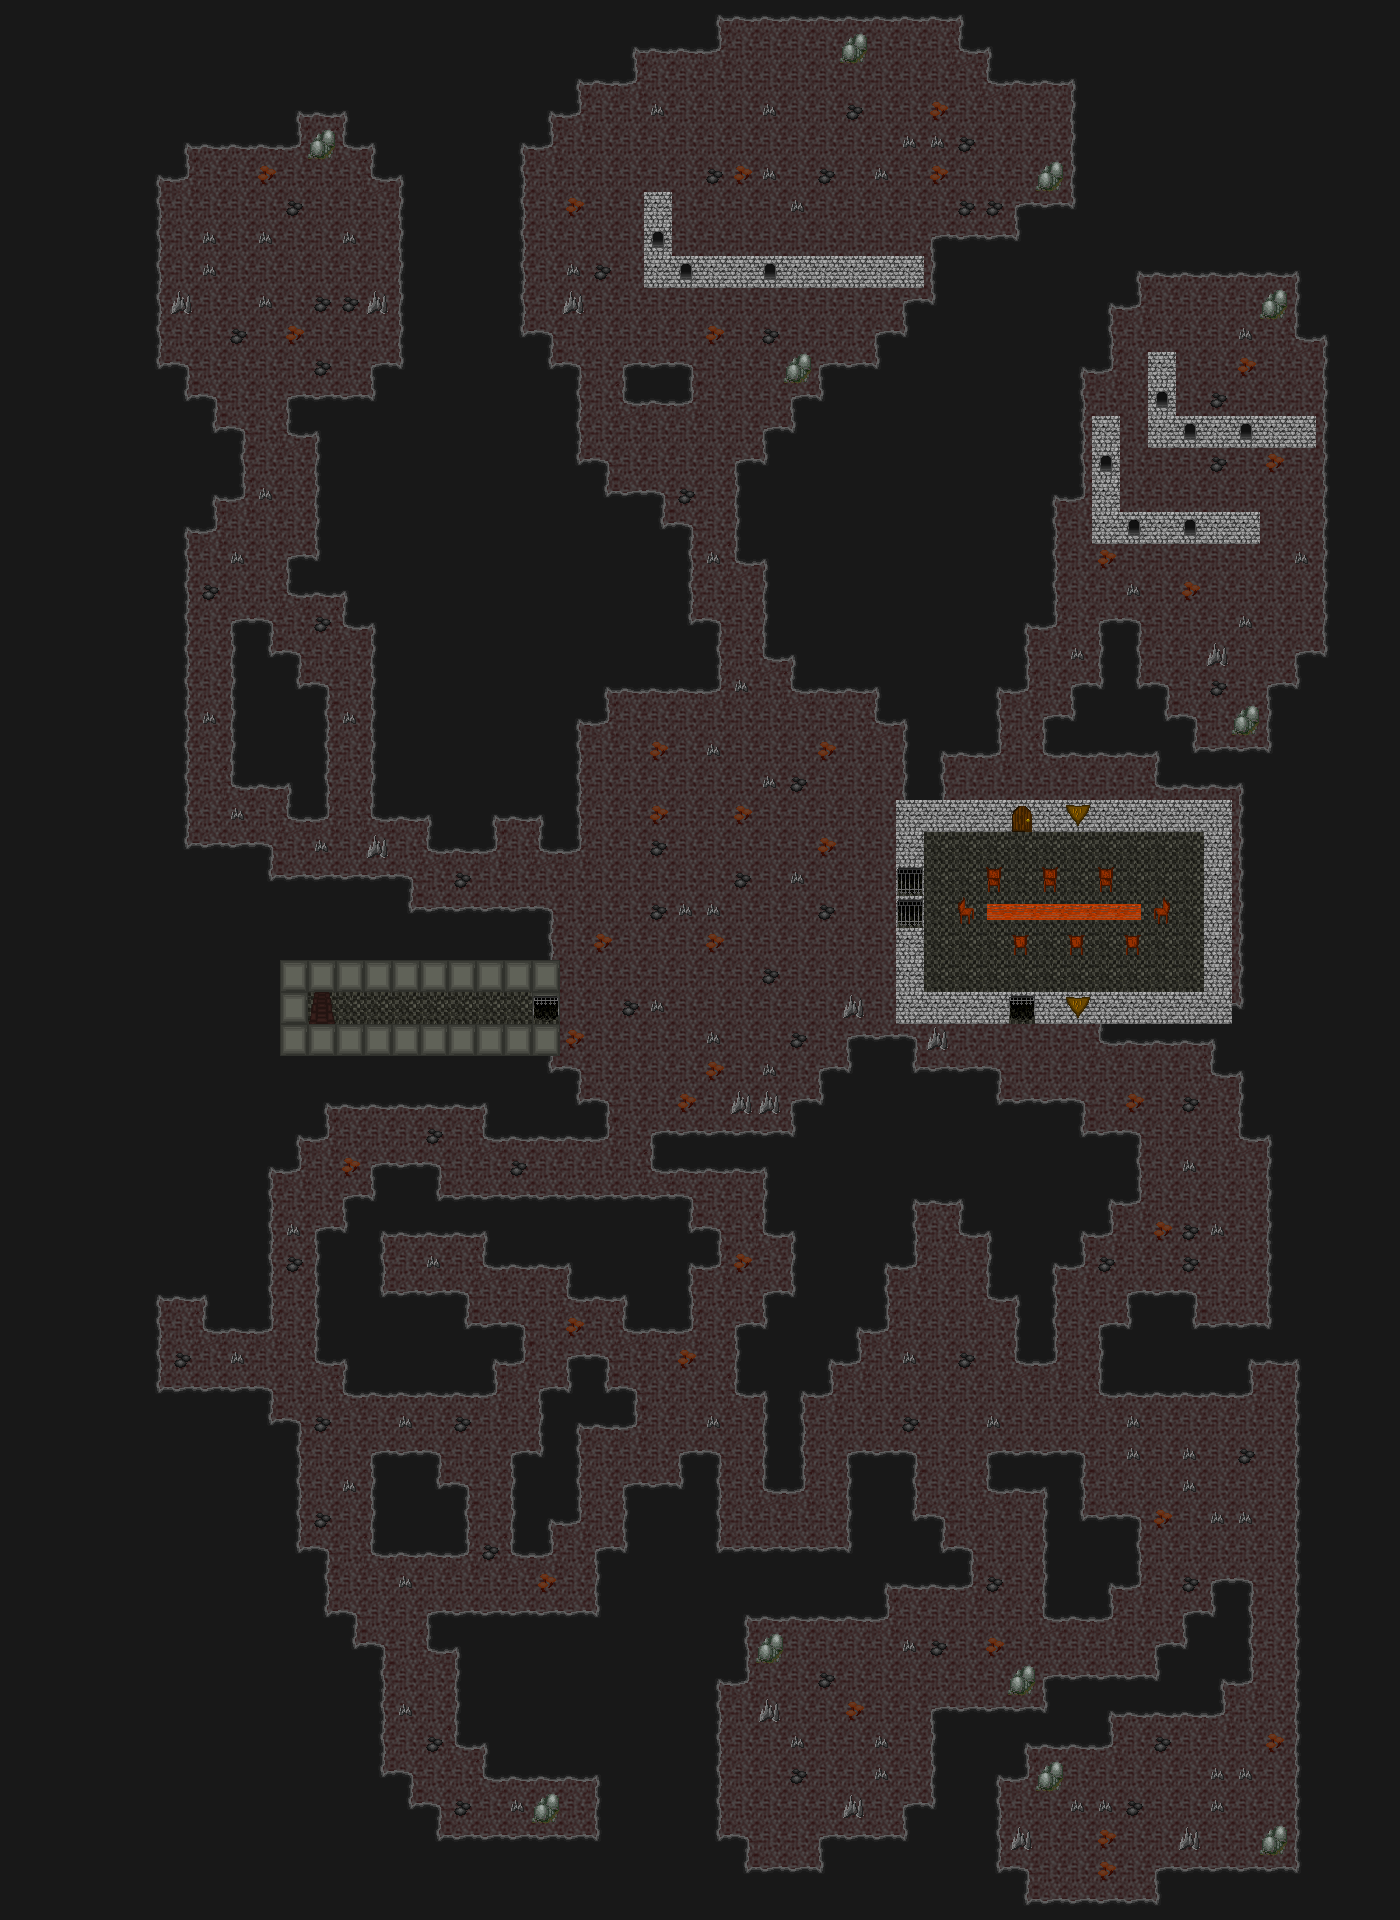

This is a level from a 2D game, rendered from its Tiled map with the project's own tilesets. A one-line summary and the map file follow, with tile-layer data summarised:
An orthogonal 50x60 tile map with 28x32 px tiles, 1 tile layer (Tile Layer 1) and 58 objects (58x NPC).

<map version="1.0" orientation="orthogonal" width="50" height="60" tilewidth="28" tileheight="32">
 <properties>
  <property name="Exit_East" value="none" />
  <property name="Exit_North" value="CarrionValleyWest,8,13,outdoors" />
  <property name="Exit_South" value="none" />
  <property name="Exit_West" value="none" />
  <property name="GlobalX" value="-1" />
  <property name="GlobalY" value="-1" />
  <property name="MapType" value="town" />
  <property name="Name" value="Carrion Dusk Camp" />
  <property name="StartX" value="2" />
  <property name="StartY" value="2" />
 </properties>
 <tileset firstgid="1" name="Terrain1" tilewidth="28" tileheight="32">
  <image source="../../display/images/Terrain1.png" width="308" height="352" />
  <terraintypes>
   <terrain name="Water" tile="48" />
   <terrain name="Cliff" tile="74" />
   <terrain name="Cave" tile="98" />
   <terrain name="CaveWall" tile="97" />
   <terrain name="Grass" tile="5" />
   <terrain name="Cliff2" tile="97" />
   <terrain name="Forest" tile="-1" />
  </terraintypes>
  <tile id="5" terrain="4,4,4,4" />
  <tile id="6" terrain="4,4,4,4" />
  <tile id="7" terrain="4,4,4,4" />
  <tile id="8" terrain="4,4,4,4" />
  <tile id="9" terrain="4,4,4,4" />
  <tile id="10" terrain="6,6,6,6" />
  <tile id="11" terrain="4,4,4,4" />
  <tile id="12" terrain="4,4,4,4" />
  <tile id="13" terrain="4,4,4,4" />
  <tile id="14" terrain="4,4,4,4" />
  <tile id="48" terrain="0,0,0,0" />
  <tile id="49" terrain="0,4,0,4" />
  <tile id="50" terrain="0,0,4,4" />
  <tile id="51" terrain="4,4,0,0" />
  <tile id="52" terrain="0,4,0,0" />
  <tile id="53" terrain="4,0,0,0" />
  <tile id="54" terrain="0,0,0,4" />
  <tile id="55" terrain="0,0,4,0" />
  <tile id="56" terrain="4,0,4,0" />
  <tile id="57" terrain="4,4,4,0" />
  <tile id="58" terrain="4,4,0,4" />
  <tile id="59" terrain="0,4,4,4" />
  <tile id="60" terrain="4,0,4,4" />
  <tile id="61" terrain="5,5,4,4" />
  <tile id="62" terrain="4,4,5,5" />
  <tile id="63" terrain="4,5,4,5" />
  <tile id="64" terrain="5,4,5,4" />
  <tile id="65" terrain="5,4,5,5" />
  <tile id="66" terrain="4,5,5,5" />
  <tile id="67" terrain="5,5,4,5" />
  <tile id="68" terrain="5,5,5,4" />
  <tile id="69" terrain="4,4,5,4" />
  <tile id="70" terrain="4,4,4,5" />
  <tile id="71" terrain="5,4,4,4" />
  <tile id="72" terrain="4,5,4,4" />
  <tile id="74" terrain="5,5,5,5" />
  <tile id="97" terrain="3,3,3,3" />
  <tile id="98" terrain="2,2,2,2" />
  <tile id="99" terrain="3,3,2,2" />
  <tile id="100" terrain="2,2,3,3" />
  <tile id="101" terrain="3,2,3,2" />
  <tile id="102" terrain="2,3,2,3" />
  <tile id="103" terrain="3,3,3,2" />
  <tile id="104" terrain="3,3,2,3" />
  <tile id="105" terrain="3,2,3,3" />
  <tile id="106" terrain="2,3,3,3" />
  <tile id="107" terrain="2,2,2,3" />
  <tile id="108" terrain="2,2,3,2" />
  <tile id="109" terrain="2,3,2,2" />
  <tile id="110" terrain="3,2,2,2" />
 </tileset>
 <layer name="Tile Layer 1" width="50" height="60">
  <properties>
   <property name="ANODE#0" value="false#0#0#0#0#none#none#none#none" />
   <property name="ChangeMap#1" value="false#8#32#19#53#CombatDemoStart#none#none#none" />
   <property name="SingleNotification#2" value="false#11#31#0#0#When you put your foot on the stairway back up, a swirling wind picks you up and before you know it, you are standing at the entrance to the combat demonstration fort.#none#none#ChangeMap_1" />
   <property name="ZNODE#0" value="false#0#0#0#0#none#none#none#none" />
  </properties>
  <data>[3000 cells, 3000 non-empty, 36 distinct tile ids]</data>
 </layer>
 <objectgroup name="NPCS" width="50" height="60">
  <object name="Tzit Fighter_Fix8gfUalt" type="NPC" x="12" y="5" />
  <object name="Tzit Fighter_MyzibUhgLU" type="NPC" x="6" y="7" />
  <object name="Tzit Fighter_E1G3zBRd9g" type="NPC" x="11" y="10" />
  <object name="Tzit Fighter_JArcsBAwi7" type="NPC" x="12" y="7" />
  <object name="Tzit Fighter_o5Q1PuY3Kk" type="NPC" x="8" y="9" />
  <object name="Tzit Fighter_EWgsDTKPg1" type="NPC" x="10" y="8" />
  <object name="Tzit Fighter_tAoJiTm6S4" type="NPC" x="8" y="6" />
  <object name="Tzit Mage_ed7xfIsrlU" type="NPC" x="10" y="16" />
  <object name="Tzit Fighter_tnnP16wRAT" type="NPC" x="7" y="17" />
  <object name="Dusk Commander_t9PhmIw6ci" type="NPC" x="23" y="4" />
  <object name="Dusk Fighter_kbUiNIkufB" type="NPC" x="30" y="6" />
  <object name="Dusk Archer_Ja8B05zgxu" type="NPC" x="25" y="2" />
  <object name="Dusk Archer_AaWo9p1G1X" type="NPC" x="27" y="4" />
  <object name="Dusk Archer_SmU5lkXOy7" type="NPC" x="28" y="2" />
  <object name="Dusk Archer_LWF5um9xFh" type="NPC" x="32" y="6" />
  <object name="Dusk Medic_PUCsstLyHi" type="NPC" x="30" y="4" />
  <object name="Dusk Medic_xpNsUSyK8N" type="NPC" x="26" y="6" />
  <object name="Tzit Mage_S8S3A4gbRU" type="NPC" x="32" y="41" />
  <object name="Tzit Mage_hAiMH53qsy" type="NPC" x="34" y="40" />
  <object name="Tzit Fighter_rsVJGrf6Ot" type="NPC" x="33" y="42" />
  <object name="Dusk Fighter_XBDDsyqbD4" type="NPC" x="41" y="46" />
  <object name="Dusk Fighter_EeN66N8uYd" type="NPC" x="43" y="45" />
  <object name="Dusk Archer_yGRS37Mihl" type="NPC" x="38" y="57" />
  <object name="DuskScout_lzdHhyudmP" type="NPC" x="44" y="54" />
  <object name="DuskScout_ClwnBVGZ5C" type="NPC" x="45" y="55" />
  <object name="Dusk Medic_fTX1oeN05z" type="NPC" x="44" y="56" />
  <object name="Dusk Commander_wpO6JoFsgQ" type="NPC" x="42" y="54" />
  <object name="DuskScout_SSfuifAfJ0" type="NPC" x="40" y="57" />
  <object name="DuskScout_uuTfNqDbA1" type="NPC" x="31" y="55" />
  <object name="DuskScout_7TgGsTFsXq" type="NPC" x="30" y="51" />
  <object name="Dusk Fighter_XgISV7P7sW" type="NPC" x="31" y="53" />
  <object name="Dusk Commander_WfuUHRknWZ" type="NPC" x="27" y="55" />
  <object name="Dusk Commander_t7HpzLIgzT" type="NPC" x="29" y="53" />
  <object name="Dusk Commander_gSTuJNhs8q" type="NPC" x="16" y="56" />
  <object name="Dusk Fighter_CdZq11SWRN" type="NPC" x="9" y="42" />
  <object name="Dusk Fighter_Fsz1XsyFVa" type="NPC" x="14" y="35" />
  <object name="Dusk Commander_SIDeDPVsHs" type="NPC" x="25" y="43" />
  <object name="Dusk Fighter_Y7XZUUxZyV" type="NPC" x="15" y="44" />
  <object name="Dusk Fighter_22hUegzScV" type="NPC" x="26" y="33" />
  <object name="Dusk Fighter_alQoV7Lqwo" type="NPC" x="23" y="27" />
  <object name="Dusk Fighter_T8mawAYDLK" type="NPC" x="25" y="30" />
  <object name="Dusk Archer_9w3xJ9u0D3" type="NPC" x="29" y="29" />
  <object name="Dusk Archer_gEqyUO6RhI" type="NPC" x="28" y="26" />
  <object name="Dusk Archer_Nfm3JtnofF" type="NPC" x="25" y="25" />
  <object name="Dusk Medic_dhklXLfPgA" type="NPC" x="41" y="27" />
  <object name="Dusk Commander_hlPyI21LMX" type="NPC" x="35" y="29" />
  <object name="Dusk Commander_e7Ufg3JEIm" type="NPC" x="40" y="30" />
  <object name="Dusk Commander_VTTcYpghqL" type="NPC" x="40" y="26" />
  <object name="Tzit Fighter_24SzRDiW8K" type="NPC" x="43" y="19" />
  <object name="Tzit Fighter_UAkZffqThn" type="NPC" x="45" y="18" />
  <object name="Tzit Fighter_RXr1fYq6yg" type="NPC" x="46" y="14" />
  <object name="Tzit Fighter_M4xGPtYFu3" type="NPC" x="44" y="15" />
  <object name="Tzit Mage_eNBf3Sy1R1" type="NPC" x="43" y="14" />
  <object name="Tzit Mage_ggrYxnpnR6" type="NPC" x="41" y="15" />
  <object name="Tzit Mage_6b8izcVdSx" type="NPC" x="44" y="11" />
  <object name="Tzit Mage_fUD9n7rklp" type="NPC" x="44" y="10" />
  <object name="Tzit Mage_sHi9gVqcni" type="NPC" x="43" y="10" />
  <object name="Tzit Mage_AFA1JfOZoB" type="NPC" x="43" y="11" />
 </objectgroup>
</map>
